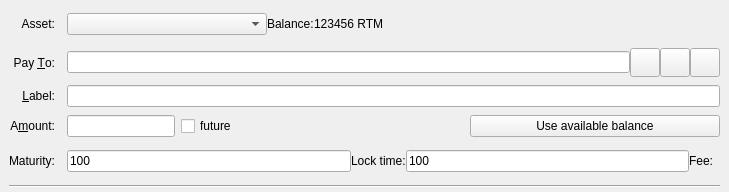
<?xml version="1.0" encoding="UTF-8"?>
<ui version="4.0">
 <class>SendAssetsEntry</class>
 <widget class="QStackedWidget" name="SendAssetsEntry">
  <property name="geometry">
   <rect>
    <x>0</x>
    <y>0</y>
    <width>729</width>
    <height>192</height>
   </rect>
  </property>
  <property name="focusPolicy">
   <enum>Qt::TabFocus</enum>
  </property>
  <property name="autoFillBackground">
   <bool>false</bool>
  </property>
  <property name="currentIndex">
   <number>0</number>
  </property>
  <widget class="QFrame" name="SendAssets">
   <property name="toolTip">
    <string>This is a normal payment.</string>
   </property>
   <property name="frameShape">
    <enum>QFrame::NoFrame</enum>
   </property>
   <layout class="QGridLayout" name="gridLayout">
    <property name="topMargin">
     <number>8</number>
    </property>
    <property name="bottomMargin">
     <number>4</number>
    </property>
    <property name="horizontalSpacing">
     <number>12</number>
    </property>
    <property name="verticalSpacing">
     <number>8</number>
    </property>
    <item row="5" column="0">
     <widget class="QLabel" name="amountLabel">
      <property name="text">
       <string>A&amp;mount:</string>
      </property>
      <property name="alignment">
       <set>Qt::AlignRight|Qt::AlignTrailing|Qt::AlignVCenter</set>
      </property>
      <property name="buddy">
       <cstring>payAmount</cstring>
      </property>
     </widget>
    </item>
    <item row="4" column="1">
     <widget class="QLineEdit" name="addAsLabel">
      <property name="toolTip">
       <string>Enter a label for this address to add it to the list of used addresses</string>
      </property>
     </widget>
    </item>
    <item row="6" column="0">
     <widget class="QLabel" name="maturityLb">
      <property name="text">
       <string>Maturity:</string>
      </property>
     </widget>
    </item>
    <item row="4" column="0">
     <widget class="QLabel" name="labellLabel">
      <property name="text">
       <string>&amp;Label:</string>
      </property>
      <property name="alignment">
       <set>Qt::AlignRight|Qt::AlignTrailing|Qt::AlignVCenter</set>
      </property>
      <property name="buddy">
       <cstring>addAsLabel</cstring>
      </property>
     </widget>
    </item>
    <item row="2" column="1">
     <layout class="QHBoxLayout" name="payToLayout">
      <property name="spacing">
       <number>0</number>
      </property>
      <item>
       <widget class="QValidatedLineEdit" name="payTo">
        <property name="toolTip">
         <string>The Raptoreum address to send the payment to</string>
        </property>
       </widget>
      </item>
      <item>
       <widget class="QToolButton" name="addressBookButton">
        <property name="toolTip">
         <string>Choose previously used address</string>
        </property>
        <property name="text">
         <string/>
        </property>
        <property name="iconSize">
         <size>
          <width>22</width>
          <height>22</height>
         </size>
        </property>
        <property name="shortcut">
         <string>Alt+A</string>
        </property>
       </widget>
      </item>
      <item>
       <widget class="QToolButton" name="pasteButton">
        <property name="toolTip">
         <string>Paste address from clipboard</string>
        </property>
        <property name="text">
         <string/>
        </property>
        <property name="iconSize">
         <size>
          <width>22</width>
          <height>22</height>
         </size>
        </property>
        <property name="shortcut">
         <string>Alt+P</string>
        </property>
       </widget>
      </item>
      <item>
       <widget class="QToolButton" name="deleteButton">
        <property name="toolTip">
         <string>Remove this entry</string>
        </property>
        <property name="text">
         <string/>
        </property>
        <property name="iconSize">
         <size>
          <width>22</width>
          <height>22</height>
         </size>
        </property>
       </widget>
      </item>
     </layout>
    </item>
    <item row="9" column="0" colspan="2">
     <widget class="Line" name="line">
      <property name="orientation">
       <enum>Qt::Horizontal</enum>
      </property>
     </widget>
    </item>
    <item row="5" column="1">
     <layout class="QHBoxLayout" name="horizontalLayoutAmount" stretch="0,0,0,0">
      <property name="spacing">
       <number>6</number>
      </property>
      <item>
       <widget class="BitcoinAmountField" name="payAmount">
        <property name="sizePolicy">
         <sizepolicy hsizetype="Maximum" vsizetype="Fixed">
          <horstretch>0</horstretch>
          <verstretch>0</verstretch>
         </sizepolicy>
        </property>
        <property name="layoutDirection">
         <enum>Qt::LeftToRight</enum>
        </property>
       </widget>
      </item>
      <item>
       <widget class="QCheckBox" name="futureCb">
        <property name="sizePolicy">
         <sizepolicy hsizetype="Minimum" vsizetype="Fixed">
          <horstretch>0</horstretch>
          <verstretch>0</verstretch>
         </sizepolicy>
        </property>
        <property name="toolTip">
         <string>Enable/Disable future transaction</string>
        </property>
        <property name="text">
         <string>future</string>
        </property>
       </widget>
      </item>
      <item>
       <spacer name="horizontalSpacer_2">
        <property name="orientation">
         <enum>Qt::Horizontal</enum>
        </property>
        <property name="sizeHint" stdset="0">
         <size>
          <width>40</width>
          <height>20</height>
         </size>
        </property>
       </spacer>
      </item>
      <item>
       <widget class="QPushButton" name="useAvailableBalanceButton">
        <property name="minimumSize">
         <size>
          <width>250</width>
          <height>0</height>
         </size>
        </property>
        <property name="text">
         <string>Use available balance</string>
        </property>
       </widget>
      </item>
     </layout>
    </item>
    <item row="2" column="0">
     <widget class="QLabel" name="payToLabel">
      <property name="text">
       <string>Pay &amp;To:</string>
      </property>
      <property name="alignment">
       <set>Qt::AlignRight|Qt::AlignTrailing|Qt::AlignVCenter</set>
      </property>
      <property name="buddy">
       <cstring>payTo</cstring>
      </property>
     </widget>
    </item>
    <item row="0" column="0">
     <widget class="QLabel" name="Assetlabel">
      <property name="text">
       <string>Asset:</string>
      </property>
      <property name="alignment">
       <set>Qt::AlignRight|Qt::AlignTrailing|Qt::AlignVCenter</set>
      </property>
     </widget>
    </item>
    <item row="6" column="1">
     <layout class="QHBoxLayout" name="futureHorizontalLayout">
      <item>
       <widget class="QLineEdit" name="maturity">
        <property name="toolTip">
         <string>Number of block confirmations for this output to be spendable if happen before timelock</string>
        </property>
        <property name="text">
         <string notr="true">100</string>
        </property>
       </widget>
      </item>
      <item>
       <widget class="QLabel" name="locktimeLb">
        <property name="text">
         <string>Lock time:</string>
        </property>
       </widget>
      </item>
      <item>
       <widget class="QLineEdit" name="locktime">
        <property name="toolTip">
         <string>Time in seconds for this output to be spendable if happen before maturity</string>
        </property>
        <property name="text">
         <string notr="true">100</string>
        </property>
       </widget>
      </item>
      <item>
       <widget class="QLabel" name="feeLb">
        <property name="text">
         <string>Fee:</string>
        </property>
       </widget>
      </item>
      <item>
       <widget class="QLabel" name="feeDisplay">
        <property name="text">
         <string/>
        </property>
       </widget>
      </item>
     </layout>
    </item>
    <item row="0" column="1">
     <layout class="QHBoxLayout" name="horizontalLayout">
      <item>
       <widget class="QComboBox" name="assetList">
        <property name="sizePolicy">
         <sizepolicy hsizetype="Minimum" vsizetype="Fixed">
          <horstretch>0</horstretch>
          <verstretch>0</verstretch>
         </sizepolicy>
        </property>
        <property name="minimumSize">
         <size>
          <width>200</width>
          <height>0</height>
         </size>
        </property>
        <property name="maximumSize">
         <size>
          <width>400</width>
          <height>16777215</height>
         </size>
        </property>
       </widget>
      </item>
      <item>
       <widget class="QLabel" name="BalanceLabel">
        <property name="sizePolicy">
         <sizepolicy hsizetype="Fixed" vsizetype="Minimum">
          <horstretch>0</horstretch>
          <verstretch>0</verstretch>
         </sizepolicy>
        </property>
        <property name="text">
         <string>Balance:</string>
        </property>
       </widget>
      </item>
      <item>
       <widget class="QLabel" name="AssetBalance">
        <property name="sizePolicy">
         <sizepolicy hsizetype="Fixed" vsizetype="Preferred">
          <horstretch>0</horstretch>
          <verstretch>0</verstretch>
         </sizepolicy>
        </property>
        <property name="text">
         <string>123456 RTM</string>
        </property>
        <property name="margin">
         <number>0</number>
        </property>
       </widget>
      </item>
      <item>
       <spacer name="horizontalSpacer">
        <property name="orientation">
         <enum>Qt::Horizontal</enum>
        </property>
        <property name="sizeHint" stdset="0">
         <size>
          <width>40</width>
          <height>20</height>
         </size>
        </property>
       </spacer>
      </item>
     </layout>
    </item>
   </layout>
  </widget>
 </widget>
 <customwidgets>
  <customwidget>
   <class>QValidatedLineEdit</class>
   <extends>QLineEdit</extends>
   <header>qt/qvalidatedlineedit.h</header>
  </customwidget>
  <customwidget>
   <class>BitcoinAmountField</class>
   <extends>QLineEdit</extends>
   <header>qt/bitcoinamountfield.h</header>
   <container>1</container>
  </customwidget>
 </customwidgets>
 <tabstops>
  <tabstop>payTo</tabstop>
  <tabstop>addressBookButton</tabstop>
  <tabstop>pasteButton</tabstop>
  <tabstop>deleteButton</tabstop>
  <tabstop>addAsLabel</tabstop>
  <tabstop>payAmount</tabstop>
 </tabstops>
 <resources>
  <include location="../hashmonkeycoin.qrc"/>
 </resources>
 <connections/>
</ui>
